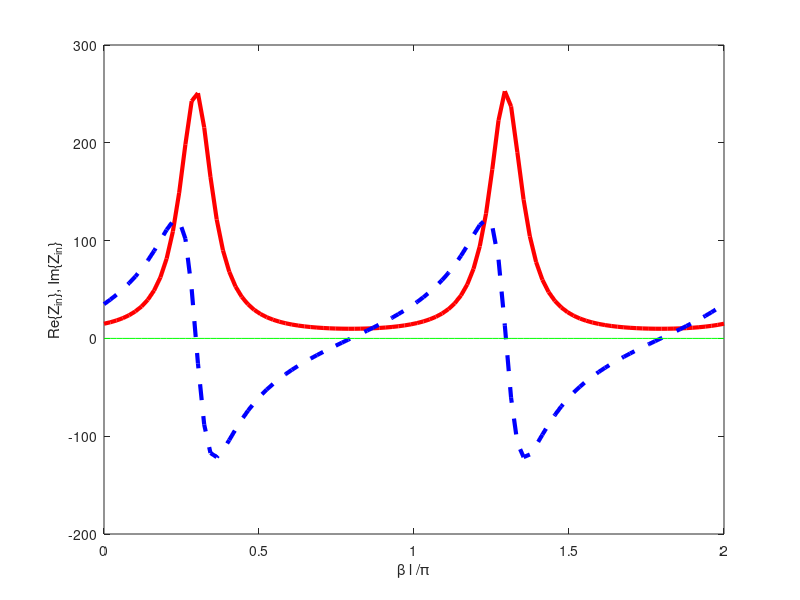
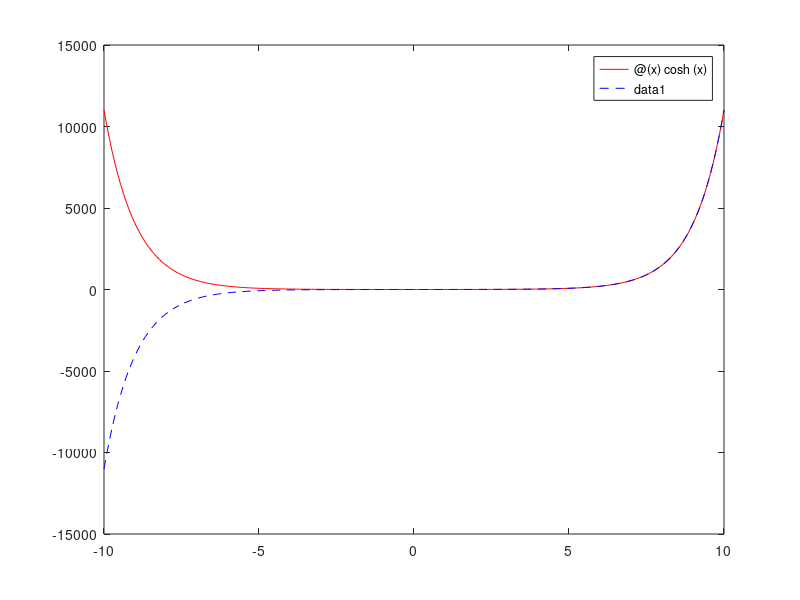

Write MATLAB code to recreate these figures, in order. (Note: this script raises an error after producing the figures.)
%%
% Constants
c = 3*10^8;
e_o = 8.854*10^-12;
u_o = 4*pi*10^-7;
%%
j = sqrt(-1);
ZL = 15+j*35;
Z0 = 50;
betaL = linspace(0, 2*pi, 100);
Zin = Z0*(ZL*cos(betaL)+j*Z0*sin(betaL))./(Z0*cos(betaL)+j*ZL*sin(betaL));

figure(1);
plot(betaL/pi, real(Zin),'r', 'Linewidth',3);
hold on;
plot(betaL/pi, imag(Zin),'b--', 'Linewidth',3);
plot(betaL/pi, 0*real(Zin), 'g');
hold off;
xlabel('\beta l /\pi')
ylabel('Re\{Z_{in}\}, Im\{Z_{in}\}')

a = abs(((50+j*100)/(150+j*100)))^2;

hyperc =@(x) cosh(x);
hypers =@(x) sinh(x);
%%
%Calculations for B. Antenna Radome Design


lambda = (3*10^8) / (sqrt(4.9)*10*10^9); % lambda = 2pi/B --> B=w/Vp where vp = c/root(ur*er)
zero = lambda/2; % sin(x) = 0 @ intervals of m*lambda/2
zerom1 = zero;
zerom2 = 2*zero;
zerom3 = 3*zero; % third m value gets a thickness of at least 2cm

figure(2)
fplot(hyperc, [-10 10], 'r');
hold on;
fplot(hypers, [-10 10], 'b--');
hold off;

beta =@(f) 2*pi*f*sqrt(4.9*e_o*u_o/2)*sqrt(sqrt(1)+1); % simplified beta equation
n_fiberglass = sqrt(u_o/(4.9*e_o)); % impedance of fiberglass
% sinh(x) = -jsin(jx) allows j term infront of sine
nfiber =@(f) (n_fiberglass*(n_fiberglass*j*sin(beta(f)*zerom3)+377*cos(beta(f)*zerom3))/(n_fiberglass*cos(beta(f)*zerom3)+377*j*sin(beta(f)*zerom3))); % using equation derived in question 1 to solve for gamma
gamma_reflected =@(f) (nfiber(f) - 377)/(nfiber(f) + 377); % reflection calculation
reflected =@(f) abs(gamma_reflected(f))^2; % reflected ratio of pref/pinc
figure(3);

% Pref = |gamma|^2 * Pinc
% where Pinc is the incident wave (|Vo|^2)/2Z
fplot(reflected, [8*10^9 12*10^9]);
xlabel('Frequency (Hz)')
ylabel('Percentage Reflected')
%%
% Question 3
ZL = 100+j*100;
%z_nl = 100/50 + 100/50*j;

%Calculate a value of multiple of lambda to find a value of length that
%makes the imaginary portion zero.
lambda_3 = (3*10^8)/((5*10^9)*sqrt(10.2));
lc_test =@(test) test*lambda_3;
beta_3 = 2*pi*(5*10^9)*sqrt(10.2*e_o*u_o);
z_lc_test =@(test) (100*(100*j*sin(beta_3*lc_test(test))+ZL*cos(beta_3*lc_test(test)))/(100*cos(beta_3*lc_test(test))+ZL*j*sin(beta_3*lc_test(test))));
real_z =@(test) real(z_lc_test(test));
imag_z =@(test) imag(z_lc_test(test));
%the plot shows first value occurs before 0.1, so used 0.08 and found 0.088
%was the value
imag_0 = fzero(imag_z, 0.1);

%Using that value to calculate Z_lc
lc = imag_0*lambda_3;
z_lc = (100*(100*j*sin(beta_3*lc)+ZL*cos(beta_3*lc))/(100*cos(beta_3*lc)+ZL*j*sin(beta_3*lc)));

%Smith chart to find load => z = 4.5
zt = sqrt(50*real(z_lc));

% using RT/duroid 6010 @ er = 10.2 and h = 1.905mm

%
beta_var =@(freq) 2*pi*freq*sqrt(10.2*e_o*u_o);
z_lc_1 =@(freq) (100*(100*j*sin(beta_var(freq)*lc)+ZL*cos(beta_var(freq)*lc))/(100*cos(beta_var(freq)*lc)+ZL*j*sin(beta_var(freq)*lc)));

%
%Calculated values of width from online calculator, and lengths calculated
%using epsilon effective
length_QW = c/(4*(5*10^9)*sqrt(6.114));
width_QW = 0.137*10^-3;
length_lc = imag_0*c/((5*10^9)*sqrt(6.209));
width_lc = 0.2395*10^-3;
%

%width = 0.137218129513*10^-3;
%length = 6.14665051232*10^-3;

%
f_l = 3*10^9;
f_u = 7*10^9;
steps = linspace(3*10^9, 7*10^9, 400);
f = f_l;
step_size = 0.01*10^9;
i=1;
while (f < f_u)
    beta_2(i) = 2*pi*f*sqrt(10.2*e_o*u_o); % simplified beta equation
    zot(i) = (100*(100*j*sin(beta_2(i)*lc)+ZL*cos(beta_2(i)*lc))/(100*cos(beta_2(i)*lc)+ZL*j*sin(beta_2(i)*lc)));
    ztrans(i) = (zt*(zt*j*sin(beta_2(i)*lambda_3/4)+zot(i)*cos(beta_2(i)*lambda_3/4))/(zt*cos(beta_2(i)*lambda_3/4)+zot(i)*j*sin(beta_2(i)*lambda_3/4))); % using equation derived in question 1 to solve for gamma
    reflected_trans(i) = (ztrans(i) - 50)/(50 + ztrans(i));
    transmission(i) = 2*ztrans(i)/(50 + ztrans(i));
    f_data(i) = f;
    log_data(i) = 20*log(reflected_trans(i));
    i = i+1;
    f = f + step_size;
end


figure(4);
plot(f_data, ztrans);


figure(5);
plot(f_data, real(reflected_trans));
hold on;
plot(f_data, imag(reflected_trans));
hold off;
xlabel('Frequency (Hz)')
ylabel('Real and Imaginary Reflection Coefficient')

figure(6);
plot(f_data, 20*log(transmission));
xlabel('Frequency (Hz)')
ylabel('Transmission Coefficient (dB)')

figure(7);
fplot(real_z, [0 2]);
hold on;
fplot(imag_z, [0 2]);
hold off;
xlabel('Frequency (Hz)')
ylabel('Real and Imaginary Impedance (Ohms)')

figure(8);
plot(f_data, real(reflected_trans));
xlabel('Frequency (Hz)')
ylabel('Reflection Coefficient (dB)')

figure(9);
plot(f_data, real(ztrans));
hold on;
plot(f_data, imag(ztrans));
hold off;